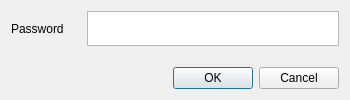
<?xml version="1.0" encoding="UTF-8"?>
<ui version="4.0">
 <class>Dialog</class>
 <widget class="QDialog" name="Dialog">
  <property name="geometry">
   <rect>
    <x>0</x>
    <y>0</y>
    <width>350</width>
    <height>100</height>
   </rect>
  </property>
  <property name="minimumSize">
   <size>
    <width>185</width>
    <height>95</height>
   </size>
  </property>
  <property name="maximumSize">
   <size>
    <width>350</width>
    <height>100</height>
   </size>
  </property>
  <property name="windowTitle">
   <string>Moderator Login</string>
  </property>
  <layout class="QVBoxLayout" name="verticalLayout">
   <item>
    <layout class="QGridLayout" name="gridLayout_2">
     <item row="0" column="0">
      <layout class="QFormLayout" name="formLayout">
       <item row="0" column="0">
        <widget class="QLabel" name="label_2">
         <property name="sizePolicy">
          <sizepolicy hsizetype="Fixed" vsizetype="Fixed">
           <horstretch>0</horstretch>
           <verstretch>0</verstretch>
          </sizepolicy>
         </property>
         <property name="minimumSize">
          <size>
           <width>70</width>
           <height>35</height>
          </size>
         </property>
         <property name="maximumSize">
          <size>
           <width>16777215</width>
           <height>35</height>
          </size>
         </property>
         <property name="text">
          <string>Password</string>
         </property>
         <property name="buddy">
          <cstring>plainTextEdit_2</cstring>
         </property>
        </widget>
       </item>
       <item row="0" column="1">
        <widget class="QPlainTextEdit" name="plainTextEdit_2">
         <property name="sizePolicy">
          <sizepolicy hsizetype="Maximum" vsizetype="Maximum">
           <horstretch>0</horstretch>
           <verstretch>0</verstretch>
          </sizepolicy>
         </property>
         <property name="minimumSize">
          <size>
           <width>0</width>
           <height>35</height>
          </size>
         </property>
         <property name="maximumSize">
          <size>
           <width>256</width>
           <height>35</height>
          </size>
         </property>
         <property name="inputMethodHints">
          <set>Qt::ImhMultiLine</set>
         </property>
         <property name="verticalScrollBarPolicy">
          <enum>Qt::ScrollBarAlwaysOff</enum>
         </property>
        </widget>
       </item>
      </layout>
     </item>
     <item row="1" column="0">
      <widget class="QDialogButtonBox" name="buttonBox_2">
       <property name="orientation">
        <enum>Qt::Horizontal</enum>
       </property>
       <property name="standardButtons">
        <set>QDialogButtonBox::Cancel|QDialogButtonBox::Ok</set>
       </property>
      </widget>
     </item>
    </layout>
   </item>
  </layout>
 </widget>
 <resources/>
 <connections>
  <connection>
   <sender>buttonBox_2</sender>
   <signal>accepted()</signal>
   <receiver>Dialog</receiver>
   <slot>accept()</slot>
   <hints>
    <hint type="sourcelabel">
     <x>222</x>
     <y>92</y>
    </hint>
    <hint type="destinationlabel">
     <x>220</x>
     <y>103</y>
    </hint>
   </hints>
  </connection>
  <connection>
   <sender>buttonBox_2</sender>
   <signal>rejected()</signal>
   <receiver>Dialog</receiver>
   <slot>reject()</slot>
   <hints>
    <hint type="sourcelabel">
     <x>299</x>
     <y>87</y>
    </hint>
    <hint type="destinationlabel">
     <x>299</x>
     <y>109</y>
    </hint>
   </hints>
  </connection>
 </connections>
</ui>
